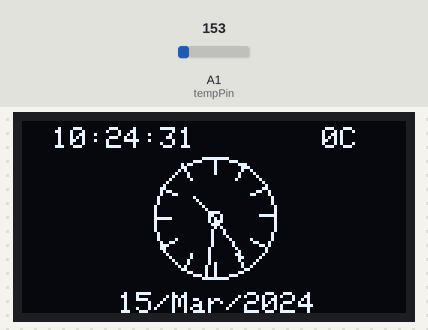
This sketch was run on a simulated Arduino Uno, built with avr-gcc and run on an emulated ATmega328P. Shown: 128×64 one-colour display. Inputs (shaded band) come from the test bench; at power-on: A1 (tempPin) = 153. The local clock reads 2024-03-15 10:24:30 at power-on unless the sketch sets it.

Above: at 1.6 s.
1.7 s: A1 (tempPin) set to 165
At 2.7 s:
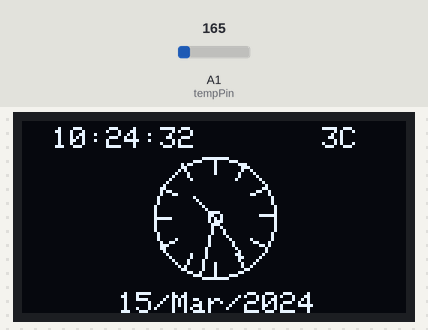
3.6 s: A1 (tempPin) set to 175
At 4.9 s:
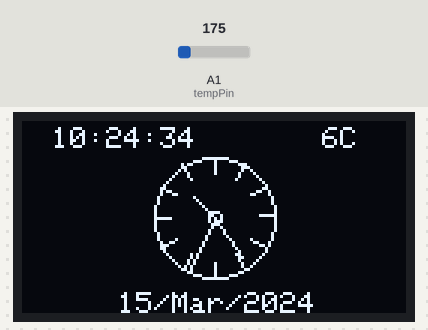
5.6 s: A1 (tempPin) set to 191
At 10.9 s:
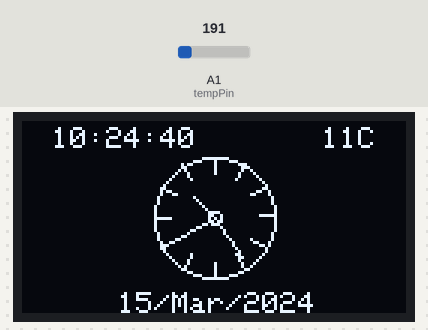
Timing chart, 0 to 12.4 s (numbered marks = the images above; inputs shaded):
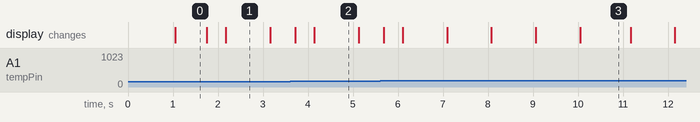

The sketch:

clock_and_oled.ino
```cpp
/***************************************************************
OLED Analogue Clock using Adafruit GFX and OLED libraries
by Chris Rouse Oct 2014
visit https://learn.adafruit.com/monochrome-oled-breakouts/arduino-library-and-examples
for the OLED libraries and instructions on their use.
Note:: Sketch uses 51% of program storage space,
       Global variables use 90% of dyamic memory,
       leaving 187 bytes for local variables.
Using a IIC 128x64 OLED with SSD1306 chip
RTC DS1307
Optional Temperature Sensor TMP 36
Wire RTC:
  VCC +5v
  GND GND
  SDA Analog pin 4
  SCL Analog pin 5
Wire OLED:
  VCC +5v
  GND GND
  SDA Analog pin 4
  SCL Analog pin 5
Wire TMP36:
  VCC +3.3v
  GND GND
  Out Analog pin 1

Connect ARef to 3.3v on Arduino
***************************************************************/
// Add libraries
  #include <SPI.h>
  #include <Wire.h>
  #include "RTClib.h"
  #include <Adafruit_GFX.h>
  #include <Adafruit_SSD1306.h>
//
// setup OLED display
  #define OLED_RESET 4
  Adafruit_SSD1306 display(OLED_RESET);
  #if (SSD1306_LCDHEIGHT != 64)
  #error("Height incorrect, please fix Adafruit_SSD1306.h!");
  #endif
//
// Setup RTC
  RTC_DS1307 RTC;
  char monthString[37]= {"JanFebMarAprMayJunJulAugSepOctNovDec"};
  int  monthIndex[122] ={0,3,6,9,12,15,18,21,24,27,30,33};
//
//TMP36 Pin Variables
  boolean useTMP36 = true;  // set this to false if you don not use TMP36
//boolean useTMP36 = false;
  #define aref_voltage 3.3 // we tie 3.3V to ARef and measure it with a multimeter!
  int tempPin = 1; //the analog pin that the TMP36's Vout (sense) pin is connected to
//the resolution is 10 mV / degree centigrade with a
//500 mV offset to allow for negative temperatures
  int tempReading; // the analog reading from the sensor
//

void setup() {
  Serial.begin(9600);
  // If you want to set the aref to something other than 5v
  analogReference(EXTERNAL);
  Wire.begin();
  RTC.begin();
  if (! RTC.isrunning()) {
    Serial.println("RTC is NOT running!");
    // following line sets the RTC to the date & time this sketch was compiled
    RTC.adjust(DateTime(__DATE__, __TIME__));
  }
  // by default, we'll generate the high voltage from the 3.3v line internally! (neat!)
  // Use I2C Scanner to check the address, if necessary change the 0x3C in the line below
  display.begin(SSD1306_SWITCHCAPVCC, 0x3C);  // initialize with the I2C addr 0x3C (for the 128x64)
  // init done
  // set font size
  display.setTextSize(1);  // small font size
  display.setTextColor(WHITE);
  display.clearDisplay();

}

void loop() {
 //***** RTC **********
  DateTime now = RTC.now();
  display.setCursor(32,57);
  display.print(now.day(), DEC);
  display.print('/');
  for (int i=0; i<=2; i++){
    display.print(monthString[monthIndex[now.month()-1]+i]);
  }
  display.print('/');
  display.print(now.year(), DEC);
 // *********************

  //
  // display time in digital format
  display.setCursor(10,2);
  display.print(now.hour(), DEC);
  printDigits(now.minute());
  printDigits(now.second());
  //
  // Now draw the clock face
  display.drawCircle(display.width()/2, display.height()/2, 20, WHITE);
  display.drawCircle(display.width()/2, display.height()/2, 2, WHITE);
  //
  //hour ticks
  for( int z=0; z < 360;z= z + 30 ){
  //Begin at 0° and stop at 360°
    float angle = z ;
    angle=(angle/57.29577951) ; //Convert degrees to radians
    int x2=(64+(sin(angle)*20));
    int y2=(32-(cos(angle)*20));
    int x3=(64+(sin(angle)*(20-5)));
    int y3=(32-(cos(angle)*(20-5)));
    display.drawLine(x2,y2,x3,y3,WHITE);
  }
  // display second hand
  float angle = now.second()*6 ;
  angle=(angle/57.29577951) ; //Convert degrees to radians
  int x3=(64+(sin(angle)*(20)));
  int y3=(32-(cos(angle)*(20)));
  display.drawLine(64,32,x3,y3,WHITE);
  //
  // display minute hand
  angle = now.minute() * 6 ;
  angle=(angle/57.29577951) ; //Convert degrees to radians
  x3=(64+(sin(angle)*(20-3)));
  y3=(32-(cos(angle)*(20-3)));
  display.drawLine(64,32,x3,y3,WHITE);
  //
  // display hour hand
  angle = now.hour() * 30 + int((now.minute() / 12) * 6 )   ;
  angle=(angle/57.29577951) ; //Convert degrees to radians
  x3=(64+(sin(angle)*(20-11)));
  y3=(32-(cos(angle)*(20-11)));
  display.drawLine(64,32,x3,y3,WHITE);
 //
 // now add temperature if needed
 if (useTMP36==true) {
 //getting the voltage reading from the temperature sensor
   tempReading = analogRead(tempPin);
 // converting that reading to voltage, for 3.3v arduino use 3.3
   float voltage = tempReading * aref_voltage;
   voltage /= 1024.0;
 // now print out the temperature
   int temperatureC = (voltage - 0.5) * 100 ;  //converting from 10 mv per degree with 500 mV offset
   display.setCursor(100,2);
   display.print(temperatureC);
   display.print("C");
 }

  // update display with all data
  display.display();
  delay(100);
  display.clearDisplay();

}

// **************** End Main Loop *****************

void printDigits(int digits){
  // utility function for digital clock display: prints preceding colon and leading 0
  display.print(":");
  if(digits < 10)
    display.print('0');
    display.print(digits);
  }
```

Measured:
- what the display in image 1 shows lasts 1.0 s, from 2.2 s to 3.2 s
- what the display in image 3 shows lasts 1.2 s, from 10.0 s to 11.2 s
